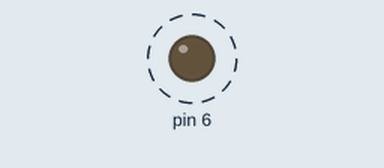
A sketch run on a simulated Arduino Uno, built with avr-gcc and run on an emulated ATmega328P. Parts: output pins drawn as LEDs (lit = HIGH). Dashed ring = blinking.

Above: at 0.5 s.
Timing chart, 0 to 4.6 s (numbered marks = the images above):
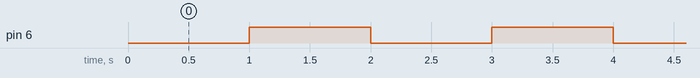

The sketch:

Aula_resistores_PULL.ino
```cpp
int main(){
  DDRD = (1<<PD6); // Todos os pinos como entrada
  PORTD = 0b11111111; // Liga o PULL-UP em todos os pinos de entrada
  while(1){
    PORTD &= ~(1<<PD6);
    _delay_ms(1000);

    PORTD |= (1<<PD6);
    _delay_ms(1000);
  }
}
```

Measured:
- by itself, pin 6: alternates HIGH for 1.0 s and LOW for 1.0 s
